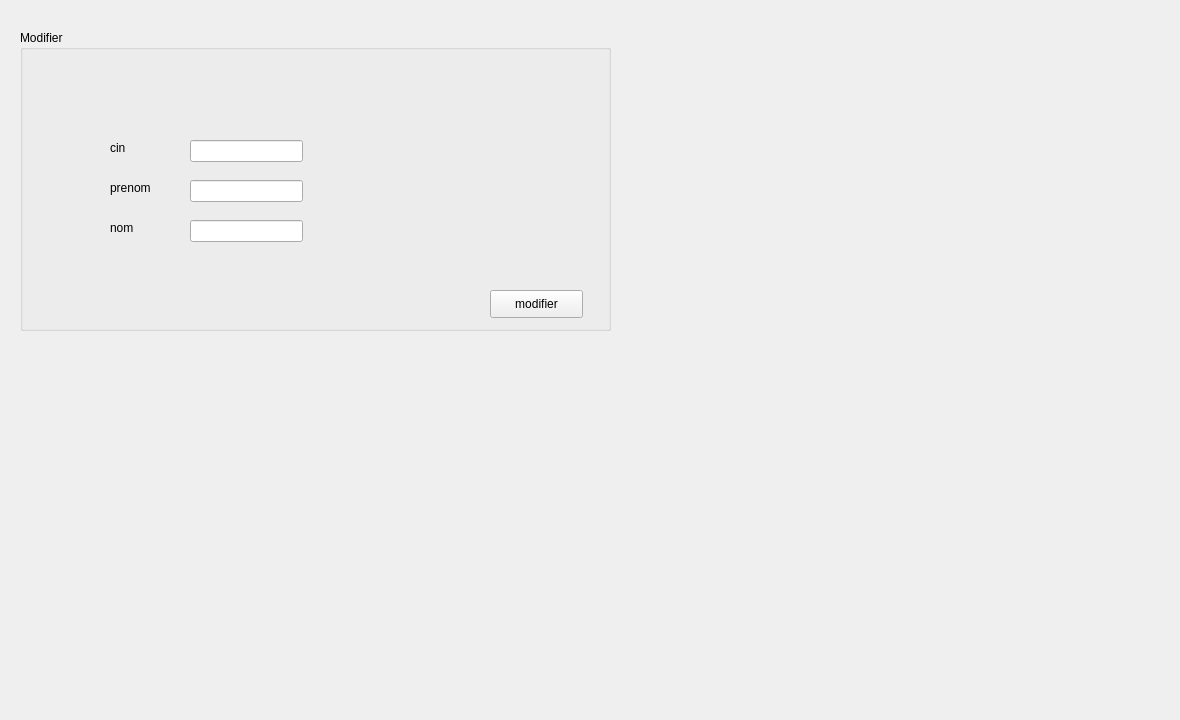
      <widget class="QWidget" name="tab_5">
       <attribute name="title">
        <string>UPDATE</string>
       </attribute>
       <widget class="QGroupBox" name="groupBox_2">
        <property name="geometry">
         <rect>
          <x>20</x>
          <y>30</y>
          <width>591</width>
          <height>301</height>
         </rect>
        </property>
        <property name="title">
         <string>Modifier</string>
        </property>
        <widget class="QLabel" name="label_5">
         <property name="geometry">
          <rect>
           <x>90</x>
           <y>110</y>
           <width>56</width>
           <height>16</height>
          </rect>
         </property>
         <property name="text">
          <string>cin</string>
         </property>
        </widget>
        <widget class="QLabel" name="label_7">
         <property name="geometry">
          <rect>
           <x>90</x>
           <y>150</y>
           <width>56</width>
           <height>16</height>
          </rect>
         </property>
         <property name="text">
          <string>prenom</string>
         </property>
        </widget>
        <widget class="QLabel" name="label_11">
         <property name="geometry">
          <rect>
           <x>90</x>
           <y>190</y>
           <width>56</width>
           <height>16</height>
          </rect>
         </property>
         <property name="text">
          <string>nom</string>
         </property>
        </widget>
        <widget class="QLineEdit" name="lineEditCin_modifperso">
         <property name="geometry">
          <rect>
           <x>170</x>
           <y>110</y>
           <width>113</width>
           <height>22</height>
          </rect>
         </property>
         <property name="maxLength">
          <number>8</number>
         </property>
        </widget>
        <widget class="QLineEdit" name="lineEdit_pren_modifperso">
         <property name="geometry">
          <rect>
           <x>170</x>
           <y>150</y>
           <width>113</width>
           <height>22</height>
          </rect>
         </property>
        </widget>
        <widget class="QLineEdit" name="lineEdit_nom_modifperso">
         <property name="geometry">
          <rect>
           <x>170</x>
           <y>190</y>
           <width>113</width>
           <height>22</height>
          </rect>
         </property>
        </widget>
        <widget class="QPushButton" name="modifierperso">
         <property name="geometry">
          <rect>
           <x>470</x>
           <y>260</y>
           <width>93</width>
           <height>28</height>
          </rect>
         </property>
         <property name="text">
          <string>modifier</string>
         </property>
        </widget>
       </widget>
       <widget class="QLabel" name="label_17">
        <property name="geometry">
         <rect>
          <x>-40</x>
          <y>-160</y>
          <width>1171</width>
          <height>711</height>
         </rect>
        </property>
        <property name="text">
         <string/>
        </property>
        <property name="pixmap">
         <pixmap>../../../Desktop/minimalism-colorful-beehive-patterns-texture-wallpaper-preview.jpg</pixmap>
        </property>
       </widget>
       <zorder>label_17</zorder>
       <zorder>groupBox_2</zorder>
      </widget>
